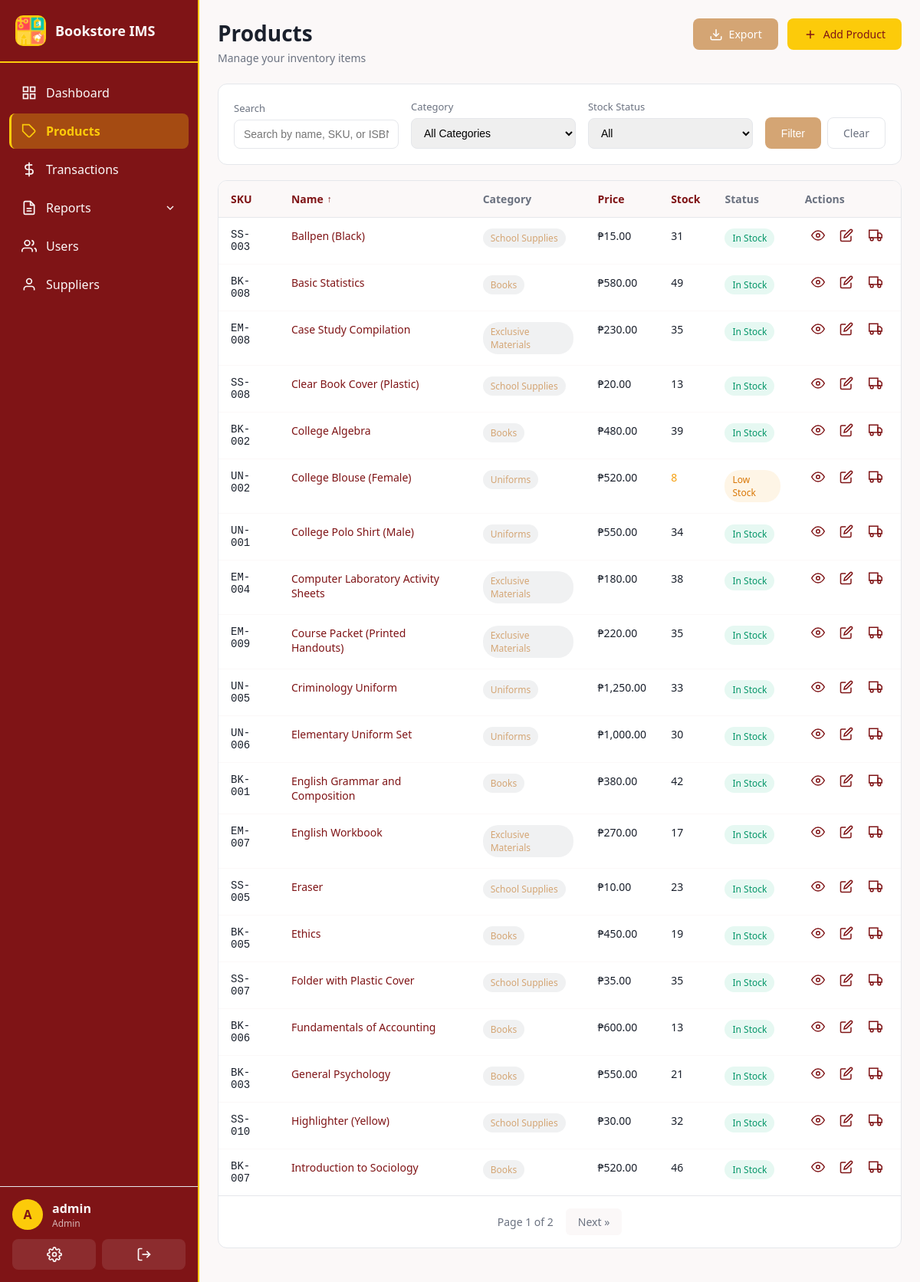
The app's page /products/ (signed in), older data.
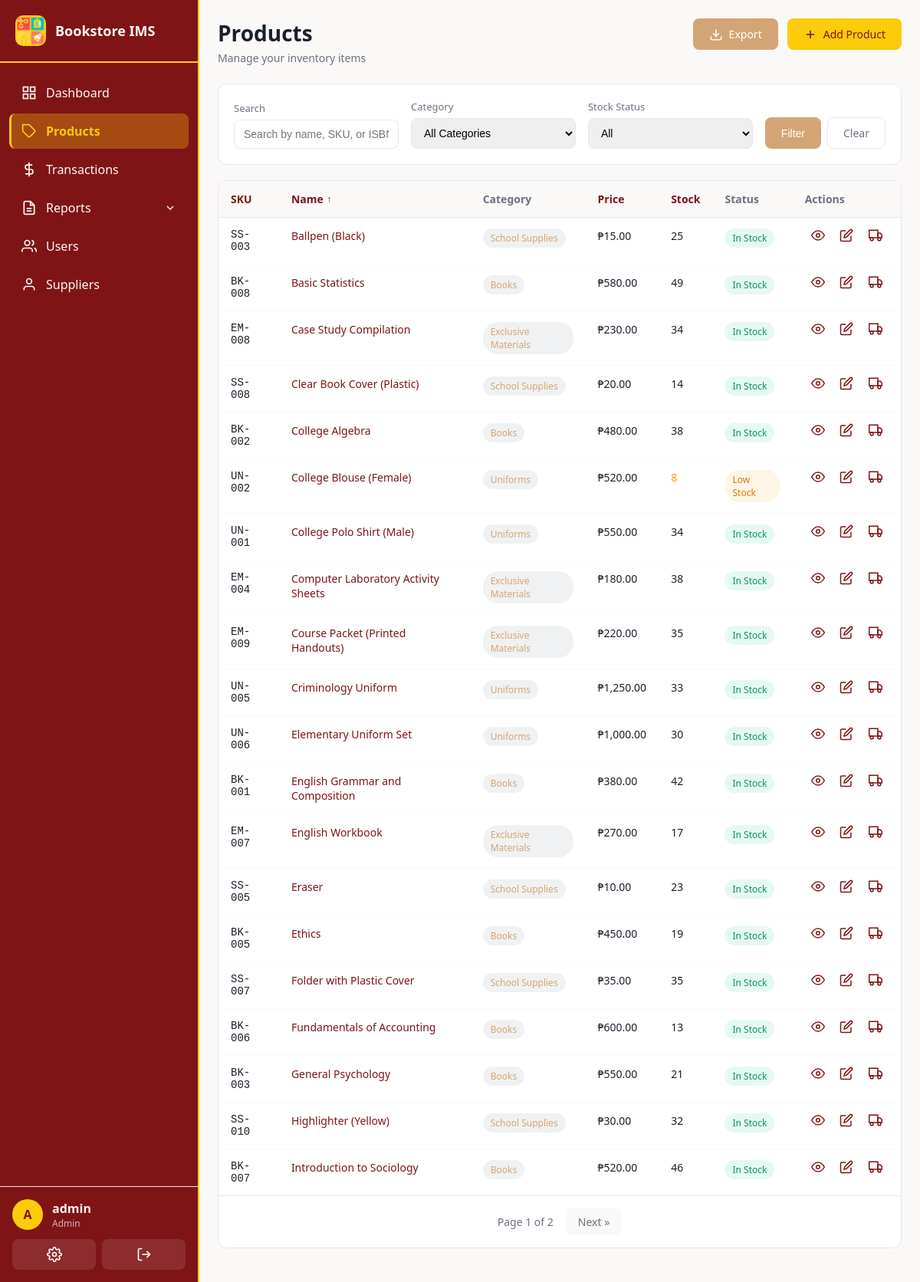
The same page, newer data.
### app/models.py (models this page shows, shortened)
class Product(db.Model):
    __tablename__ = 'products'
    id = db.Column(db.Integer, primary_key=True)
    sku = db.Column(db.String(50), unique=True, nullable=False, index=True)  # Stock Keeping Unit
    name = db.Column(db.String(200), nullable=False)
    description = db.Column(db.Text)
    category_id = db.Column(db.Integer, db.ForeignKey('categories.id'), nullable=False)
    cost_price = db.Column(db.Float, nullable=False, default=0.0)  # Purchase cost
    selling_price = db.Column(db.Float, nullable=False, default=0.0)
    quantity = db.Column(db.Integer, nullable=False, default=0)
    reorder_level = db.Column(db.Integer, nullable=False, default=10)  # Low stock threshold
    isbn = db.Column(db.String(20))
    author = db.Column(db.String(200))
    publisher = db.Column(db.String(200))
    is_active = db.Column(db.Boolean, default=True)
    created_at = db.Column(db.DateTime, default=utc_now)
    updated_at = db.Column(db.DateTime, default=utc_now, onupdate=utc_now)
    stock_movements = db.relationship('StockMovement', backref='product', lazy='dynamic')
    transaction_items = db.relationship('TransactionItem', backref='product', lazy='dynamic')
    @property
    def is_low_stock(self):
        return self.quantity <= self.reorder_level

class Category(db.Model):
    __tablename__ = 'categories'
    id = db.Column(db.Integer, primary_key=True)
    name = db.Column(db.String(100), unique=True, nullable=False)
    description = db.Column(db.String(255))
    created_at = db.Column(db.DateTime, default=utc_now)
    products = db.relationship('Product', backref='category', lazy='dynamic')

### app/routes/products.py (the view, shortened to what this page needs)
@products_bp.route('/')
@login_required
def list_products():
    page = request.args.get('page', 1, type=int)
    per_page = 20
    category_id = request.args.get('category', type=int)
    search = request.args.get('search', '').strip()
    stock_filter = request.args.get('stock')  # 'low', 'out', 'all'
    sort_by = request.args.get('sort', 'name')  # Default sort by name
    sort_order = request.args.get('order', 'asc')  # Default ascending
    query = Product.query.filter_by(is_active=True)
    if category_id:
        query = query.filter_by(category_id=category_id)
    if stock_filter == 'low':
        query = query.filter(Product.quantity <= Product.reorder_level, Product.quantity > 0)
    elif stock_filter == 'out':
        query = query.filter(Product.quantity == 0)
    if sort_order == 'desc':
        if sort_by == 'sku':
            query = query.order_by(Product.sku.desc())
        elif sort_by == 'price':
            query = query.order_by(Product.selling_price.desc())
        elif sort_by == 'stock':
            query = query.order_by(Product.quantity.desc())
        else:  # name
            query = query.order_by(Product.name.desc())
    else:  # asc
        if sort_by == 'sku':
            query = query.order_by(Product.sku.asc())
        elif sort_by == 'price':
            query = query.order_by(Product.selling_price.asc())
        elif sort_by == 'stock':
            query = query.order_by(Product.quantity.asc())
        else:  # name
            query = query.order_by(Product.name.asc())
    products = query.paginate(page=page, per_page=per_page, error_out=False)
    categories = Category.query.all()
    return render_template('products/list.html',
        products=products,
        categories=categories,
        current_category=category_id,
        search=search,
        stock_filter=stock_filter,
        sort_by=sort_by,
        sort_order=sort_order
    )

### app/__init__.py (called while the page is built)
@login_manager.user_loader
def load_user(user_id):
    return db.session.get(User, int(user_id))

### app/models.py (called while the page is built)
    def is_admin(self):
        return self.role == Role.ADMIN

### app/templates/products/list.html (shortened to what the changed rows need)
{% extends "base.html" %}
{% block content %}
<div class="page-header">
  <div class="page-header-left">
    <h1>Products</h1>
  </div>
</div>
<div class="table-card">
  {% if products.items %}
  <table class="data-table priority-table">
    <thead>
      <tr>
        <th class="priority-col-1">
          <a href="{{ url_for('products.list_products', category=current_category, search=search, stock=stock_filter, sort='sku', order='asc' if sort_by == 'sku' and sort_order == 'desc' else 'desc' if sort_by == 'sku' else 'asc') }}" class="sort-header {% if sort_by == 'sku' %}active{% endif %}">
            SKU
          </a>
        </th>
        <th class="priority-col-1">
          <a href="{{ url_for('products.list_products', category=current_category, search=search, stock=stock_filter, sort='name', order='asc' if sort_by == 'name' and sort_order == 'desc' else 'desc' if sort_by == 'name' else 'asc') }}" class="sort-header {% if sort_by == 'name' %}active{% endif %}">
            Name
            {% if sort_by == 'name' %}<span class="sort-indicator">{{ '↑' if sort_order == 'asc' else '↓' }}</span>{% endif %}
          </a>
        </th>
        <th class="priority-col-2">Category</th>
        <th class="priority-col-1">
          <a href="{{ url_for('products.list_products', category=current_category, search=search, stock=stock_filter, sort='price', order='asc' if sort_by == 'price' and sort_order == 'desc' else 'desc' if sort_by == 'price' else 'asc') }}" class="sort-header {% if sort_by == 'price' %}active{% endif %}">
            Price
          </a>
        </th>
        <th class="priority-col-1">
          <a href="{{ url_for('products.list_products', category=current_category, search=search, stock=stock_filter, sort='stock', order='asc' if sort_by == 'stock' and sort_order == 'desc' else 'desc' if sort_by == 'stock' else 'asc') }}" class="sort-header {% if sort_by == 'stock' %}active{% endif %}">
            Stock
          </a>
        </th>
        <th class="priority-col-3">Status</th>
        <th class="priority-col-3">Actions</th>
      </tr>
    </thead>
    <tbody>
      {% for product in products.items %}
      <tr>
        <td class="sku-cell priority-col-1">{{ product.sku }}</td>
        <td class="priority-col-1">
          <a href="{{ url_for('products.view_product', id=product.id) }}" class="product-name">
            {{ product.name }}
          </a>
        </td>
        <td class="priority-col-2">
          <span class="badge badge-category">{{ product.category.name }}</span>
        </td>
        <td class="priority-col-1">₱{{ "{:,.2f}".format(product.selling_price) }}</td>
        <td class="stock-cell priority-col-1 {% if product.quantity == 0 %}text-danger{% elif product.is_low_stock %}text-warning{% endif %}">
          {{ product.quantity }}
        </td>
        <td class="priority-col-3">
          {% if product.quantity == 0 %}
          <span class="badge badge-danger">Out of Stock</span>
          {% elif product.is_low_stock %}
          <span class="badge badge-warning">Low Stock</span>
          {% else %}
          <span class="badge badge-success">In Stock</span>
          {% endif %}
        </td>
        <td class="actions-cell priority-col-3">
          <a href="{{ url_for('products.view_product', id=product.id) }}" class="btn-icon" title="View">
            <svg viewBox="0 0 24 24" fill="none" stroke="currentColor" stroke-width="2">
              <path d="M1 12s4-8 11-8 11 8 11 8-4 8-11 8-11-8-11-8z"></path>
              <circle cx="12" cy="12" r="3"></circle>
            </svg>
          </a>
          <a href="{{ url_for('products.edit_product', id=product.id) }}" class="btn-icon" title="Edit">
            <svg viewBox="0 0 24 24" fill="none" stroke="currentColor" stroke-width="2">
              <path d="M11 4H4a2 2 0 0 0-2 2v14a2 2 0 0 0 2 2h14a2 2 0 0 0 2-2v-7"></path>
              <path d="M18.5 2.5a2.121 2.121 0 0 1 3 3L12 15l-4 1 1-4 9.5-9.5z"></path>
            </svg>
          </a>
          <a href="{{ url_for('products.adjust_stock', id=product.id) }}" class="btn-icon" title="Adjust Stock">
            <svg viewBox="0 0 24 24" fill="none" stroke="currentColor" stroke-width="2">
              <rect x="1" y="3" width="15" height="13"></rect>
              <polygon points="16 8 20 8 23 11 23 16 16 16 16 8"></polygon>
              <circle cx="5.5" cy="18.5" r="2.5"></circle>
              <circle cx="18.5" cy="18.5" r="2.5"></circle>
            </svg>
          </a>
        </td>
      </tr>
      {% endfor %}
    </tbody>
  </table>
  {% endif %}
</div>
{% endblock %}

Row changes from the older to the newer data that the page shows:
changed Product "SS-003": quantity "31" → "25"
changed Product "EM-008": quantity "35" → "34"
changed Product "SS-008": quantity "13" → "14"
changed Product "BK-002": quantity "39" → "38"
